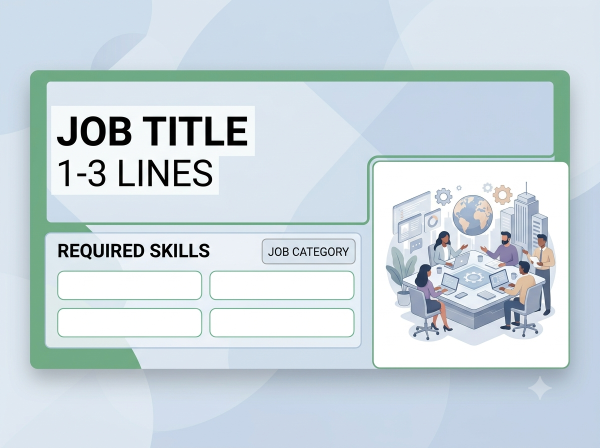
#> input picture apps/utils/tests/assets/job_template.png, 1200 x 896 px (shown at 1/2 size)
$ python thumbnail_generator.py
#> lines starting #> are read from the running program, lines starting #| are printed output that depends on the picture
"""Generate job/service thumbnails by drawing dynamic text onto the
static template images in `assets/` (title, category badge, skill tags).

Used by the jobs/services factories to seed every job/service with a
distinct, on-brand thumbnail instead of a flat placeholder color.
"""

import colorsys
import hashlib
import io
from pathlib import Path

from PIL import Image, ImageDraw, ImageFont

BASE_DIR = Path(__file__).resolve().parent
ASSETS_DIR = BASE_DIR / "assets"

JOB_TEMPLATE_PATH = ASSETS_DIR / "job_template.png"
SERVICE_TEMPLATE_PATH = ASSETS_DIR / "service_template.png"

CANVAS_SIZE = (1200, 896)

# "Bold" text is faked with a text stroke -- Pillow's bundled default font
# (used below) only ships one weight, so there's no separate bold file.
BOLD_STROKE_WIDTH = 1

# Boxes were measured directly on the template images (see assets/), not
# guessed -- they line up with the placeholder shapes baked into the PNGs.
JOB_LAYOUT = {
    "title_box": (100, 150, 705, 435),
    "title_box_background": (218, 231, 239),
    "category_badge": (515, 472, 715, 528),
    "skill_pills": [
        (118, 547, 400, 599),
        (423, 547, 704, 599),
        (118, 622, 400, 673),
        (423, 622, 704, 673),
    ],
}

SERVICE_LAYOUT = {
    "title_box": (110, 105, 850, 535),
    "skill_pills": [
        (137, 540, 350, 600),
        (380, 540, 595, 600),
        (137, 620, 350, 680),
        (380, 620, 595, 680),
        (258, 700, 475, 760),
    ],
}


# ---------------------------------------------------------
# Color
# ---------------------------------------------------------


def generate_accent_color(text: str) -> tuple[int, int, int]:
    """Deterministic fallback color derived from text, used when no
    category color is available."""
    hash_value = hashlib.md5(
        text.encode("utf-8"), usedforsecurity=False
    ).hexdigest()
    hue = int(hash_value[:8], 16) / 0xFFFFFFFF
    red, green, blue = colorsys.hls_to_rgb(hue, 0.5, 0.65)
    return (int(red * 255), int(green * 255), int(blue * 255))


def hex_to_rgb(value: str | None) -> tuple[int, int, int] | None:
    if not value:
        return None
    value = value.strip().lstrip("#")
    if len(value) != 6:
        return None
    try:
        return (
            int(value[0:2], 16),
            int(value[2:4], 16),
            int(value[4:6], 16),
        )
    except ValueError:
        return None


def resolve_accent_color(
    seed_text: str, color_hex: str | None
) -> tuple[int, int, int]:
    return hex_to_rgb(color_hex) or generate_accent_color(seed_text)


# ---------------------------------------------------------
# Text fitting helpers
# ---------------------------------------------------------


def _wrap_text(
    draw: ImageDraw.ImageDraw,
    text: str,
    font: ImageFont.FreeTypeFont | ImageFont.ImageFont,
    max_width: int,
) -> list[str]:
    words = text.split()
    lines: list[str] = []
    current = ""

    for word in words:
        candidate = word if not current else f"{current} {word}"
        if draw.textlength(candidate, font=font) <= max_width:
            current = candidate
        else:
            if current:
                lines.append(current)
            current = word

    if current:
        lines.append(current)

    return lines or [""]


def _truncate_with_ellipsis(
    draw: ImageDraw.ImageDraw,
    text: str,
    font: ImageFont.FreeTypeFont | ImageFont.ImageFont,
    max_width: int,
) -> str:
    if draw.textlength(text, font=font) <= max_width:
        return text

    truncated = text
    while truncated and draw.textlength(f"{truncated}…", font=font) > max_width:
        truncated = truncated[:-1]

    return f"{truncated.rstrip()}…" if truncated else "…"


def _wrap_and_cap(
    draw: ImageDraw.ImageDraw,
    text: str,
    font: ImageFont.FreeTypeFont | ImageFont.ImageFont,
    max_width: int,
    max_lines: int | None,
) -> list[str]:
    lines = _wrap_text(draw, text, font, max_width)
    if max_lines and len(lines) > max_lines:
        lines = lines[:max_lines]
        lines[-1] = _truncate_with_ellipsis(draw, lines[-1], font, max_width)
    return lines


def _fit_wrapped_text(
    draw: ImageDraw.ImageDraw,
    text: str,
    max_width: int,
    max_height: int,
    max_font_size: int,
    min_font_size: int,
    max_lines: int | None = None,
    line_spacing: float = 1.15,
) -> tuple[ImageFont.FreeTypeFont | ImageFont.ImageFont, list[str], int]:
    """Pick the largest font size (within range) whose wrapped text fits
    the box; falls back to the smallest size with line-capped ellipsis."""
    for size in range(max_font_size, min_font_size - 1, -2):
        font = ImageFont.load_default(size=size)
        lines = _wrap_and_cap(draw, text, font, max_width, max_lines)
        line_height = int(size * line_spacing)
        if line_height * len(lines) <= max_height:
            return font, lines, line_height

    font = ImageFont.load_default(size=min_font_size)
    line_height = int(min_font_size * line_spacing)
    allowed_lines = max(1, max_height // line_height)
    if max_lines:
        allowed_lines = min(allowed_lines, max_lines)
    lines = _wrap_and_cap(draw, text, font, max_width, allowed_lines)
    return font, lines, line_height


def _fit_single_line(
    draw: ImageDraw.ImageDraw,
    text: str,
    max_width: int,
    max_font_size: int,
    min_font_size: int,
) -> tuple[ImageFont.FreeTypeFont | ImageFont.ImageFont, str]:
    for size in range(max_font_size, min_font_size - 1, -1):
        font = ImageFont.load_default(size=size)
        if draw.textlength(text, font=font) <= max_width:
            return font, text

    font = ImageFont.load_default(size=min_font_size)
    return font, _truncate_with_ellipsis(draw, text, font, max_width)


def _draw_text_centered(
    draw: ImageDraw.ImageDraw,
    box: tuple[int, int, int, int],
    text: str,
    font: ImageFont.FreeTypeFont | ImageFont.ImageFont,
    fill: tuple[int, int, int],
    bold: bool = False,
) -> None:
    x0, y0, x1, y1 = box
    stroke_width = BOLD_STROKE_WIDTH if bold else 0
    bbox = draw.textbbox((0, 0), text, font=font, stroke_width=stroke_width)
    text_width, text_height = bbox[2] - bbox[0], bbox[3] - bbox[1]
    x = x0 + ((x1 - x0) - text_width) / 2 - bbox[0]
    y = y0 + ((y1 - y0) - text_height) / 2 - bbox[1]
    draw.text(
        (x, y),
        text,
        font=font,
        fill=fill,
        stroke_width=stroke_width,
        stroke_fill=fill,
    )


def _draw_wrapped_block(
    draw: ImageDraw.ImageDraw,
    box: tuple[int, int, int, int],
    text: str,
    max_font_size: int,
    min_font_size: int,
    fill: tuple[int, int, int],
    max_lines: int | None = None,
    bold: bool = False,
    background: tuple[int, int, int] | None = None,
) -> None:
    x0, y0, x1, y1 = box
    if background is not None:
        draw.rectangle(box, fill=background)
    font, lines, line_height = _fit_wrapped_text(
        draw,
        text,
        max_width=x1 - x0,
        max_height=y1 - y0,
        max_font_size=max_font_size,
        min_font_size=min_font_size,
        max_lines=max_lines,
    )
    stroke_width = BOLD_STROKE_WIDTH if bold else 0
    for index, line in enumerate(lines):
        draw.text(
            (x0, y0 + index * line_height),
            line,
            font=font,
            fill=fill,
            stroke_width=stroke_width,
            stroke_fill=fill,
        )


def _draw_pill(
    draw: ImageDraw.ImageDraw,
    box: tuple[int, int, int, int],
    text: str,
    accent_color: tuple[int, int, int],
    max_font_size: int,
    min_font_size: int,
    bold: bool = False,
) -> None:
    x0, y0, x1, y1 = box
    draw.rounded_rectangle(box, radius=(y1 - y0) // 2, fill=accent_color)
    font, fitted = _fit_single_line(
        draw,
        text.upper(),
        max_width=(x1 - x0) - 28,
        max_font_size=max_font_size,
        min_font_size=min_font_size,
    )
    _draw_text_centered(
        draw, box, fitted, font, fill=(255, 255, 255), bold=bold
    )


def _draw_skill_pills(
    draw: ImageDraw.ImageDraw,
    pill_boxes: list[tuple[int, int, int, int]],
    skills: list[str],
    accent_color: tuple[int, int, int],
) -> None:
    for box, skill in zip(pill_boxes, skills, strict=False):
        _draw_pill(
            draw,
            box,
            skill,
            accent_color,
            max_font_size=22,
            min_font_size=12,
        )


# ---------------------------------------------------------
# Canvas / output
# ---------------------------------------------------------


def _load_canvas(template_path: Path) -> Image.Image:
    image = Image.open(template_path).convert("RGB")
    if image.size != CANVAS_SIZE:
        image = image.resize(CANVAS_SIZE)
    return image


def _to_jpeg_bytes(image: Image.Image, quality: int = 90) -> bytes:
    buffer = io.BytesIO()
    image.convert("RGB").save(buffer, format="JPEG", quality=quality)
    return buffer.getvalue()


# ---------------------------------------------------------
# Public API
# ---------------------------------------------------------


def generate_job_thumbnail(
    title: str,
    category_name: str,
    skills: list[str],
    color: str | None = None,
) -> bytes:
    image = _load_canvas(JOB_TEMPLATE_PATH)
    draw = ImageDraw.Draw(image)
    accent_color = resolve_accent_color(title, color)

    _draw_wrapped_block(
        draw,
        JOB_LAYOUT["title_box"],
        title,
        max_font_size=64,
        min_font_size=32,
        fill=(26, 32, 44),
        max_lines=3,
        bold=True,
        background=JOB_LAYOUT["title_box_background"],
    )

    if category_name:
        _draw_pill(
            draw,
            JOB_LAYOUT["category_badge"],
            category_name,
            accent_color,
            max_font_size=26,
            min_font_size=14,
            bold=True,
        )

    _draw_skill_pills(
        draw, JOB_LAYOUT["skill_pills"], skills or [], accent_color
    )

    return _to_jpeg_bytes(image)
#> in _to_jpeg_bytes, `image.convert("RGB").save(buffer, format="JPEG", quality=quality)`:
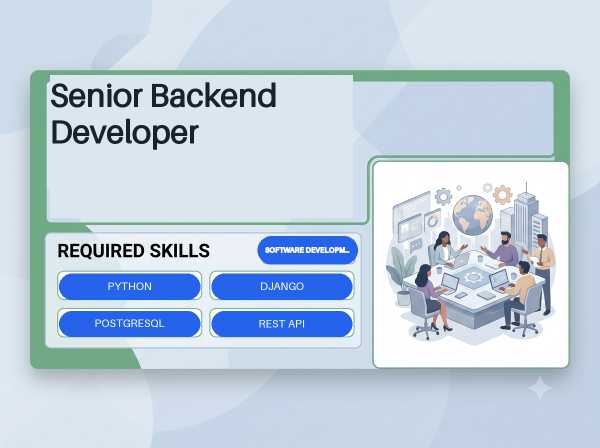
#> image: PIL image 1200x896 RGB (shown at 1/2 size); mean R, G, B 190.5, 207.4, 223.1


def generate_service_thumbnail(
    title: str,
    skills: list[str],
    color: str | None = None,
) -> bytes:
    image = _load_canvas(SERVICE_TEMPLATE_PATH)
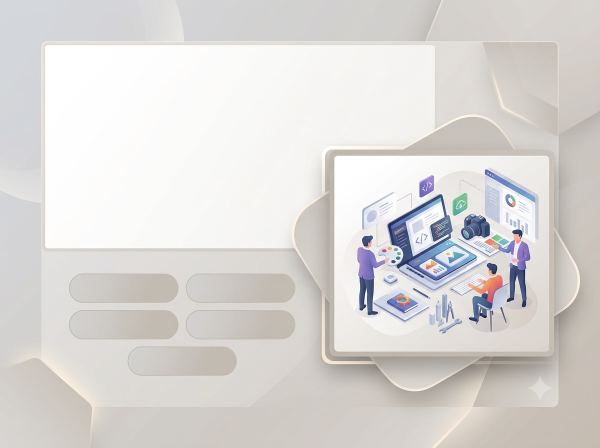
#> input picture apps/utils/tests/assets/service_template.png, 1200 x 896 px (shown at 1/2 size)
    draw = ImageDraw.Draw(image)
    accent_color = resolve_accent_color(title, color)

    _draw_wrapped_block(
        draw,
        SERVICE_LAYOUT["title_box"],
        title,
        max_font_size=52,
        min_font_size=28,
        fill=(38, 34, 30),
        max_lines=4,
        bold=True,
    )

    _draw_skill_pills(
        draw, SERVICE_LAYOUT["skill_pills"], skills or [], accent_color
    )

    return _to_jpeg_bytes(image)
#> call 2 of _to_jpeg_bytes, with quality = 90
#> in _to_jpeg_bytes (call 2), `image.convert("RGB").save(buffer, format="JPEG", quality=quality)`:
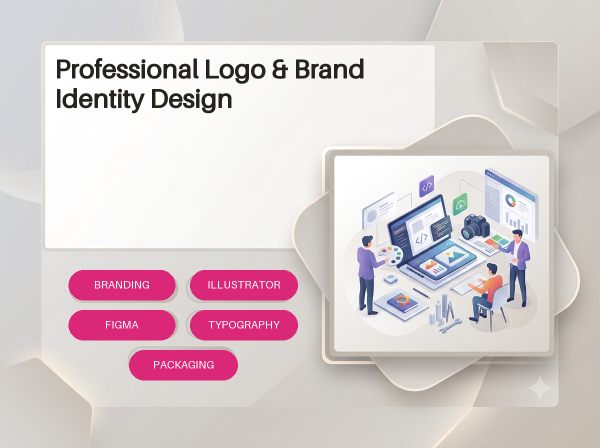
#> image: PIL image 1200x896 RGB (shown at 1/2 size); mean R, G, B 216.2, 204.2, 206.6


# ---------------------------------------------------------
# Manual preview: `python -m apps.utils.tests.thumbnail_generator`
# ---------------------------------------------------------

if __name__ == "__main__":
    preview_dir = BASE_DIR / "generated_thumbnails"
    preview_dir.mkdir(parents=True, exist_ok=True)

    job_bytes = generate_job_thumbnail(
        title="Senior Backend Developer",
        category_name="Software Development",
        skills=["Python", "Django", "PostgreSQL", "REST API"],
        color="#2563eb",
    )
    (preview_dir / "job_preview.jpg").write_bytes(job_bytes)

    service_bytes = generate_service_thumbnail(
        title="Professional Logo & Brand Identity Design",
        skills=["Branding", "Illustrator", "Figma", "Typography", "Packaging"],
        color="#db2777",
    )
    (preview_dir / "service_preview.jpg").write_bytes(service_bytes)

    print(f"Wrote previews to {preview_dir}")
